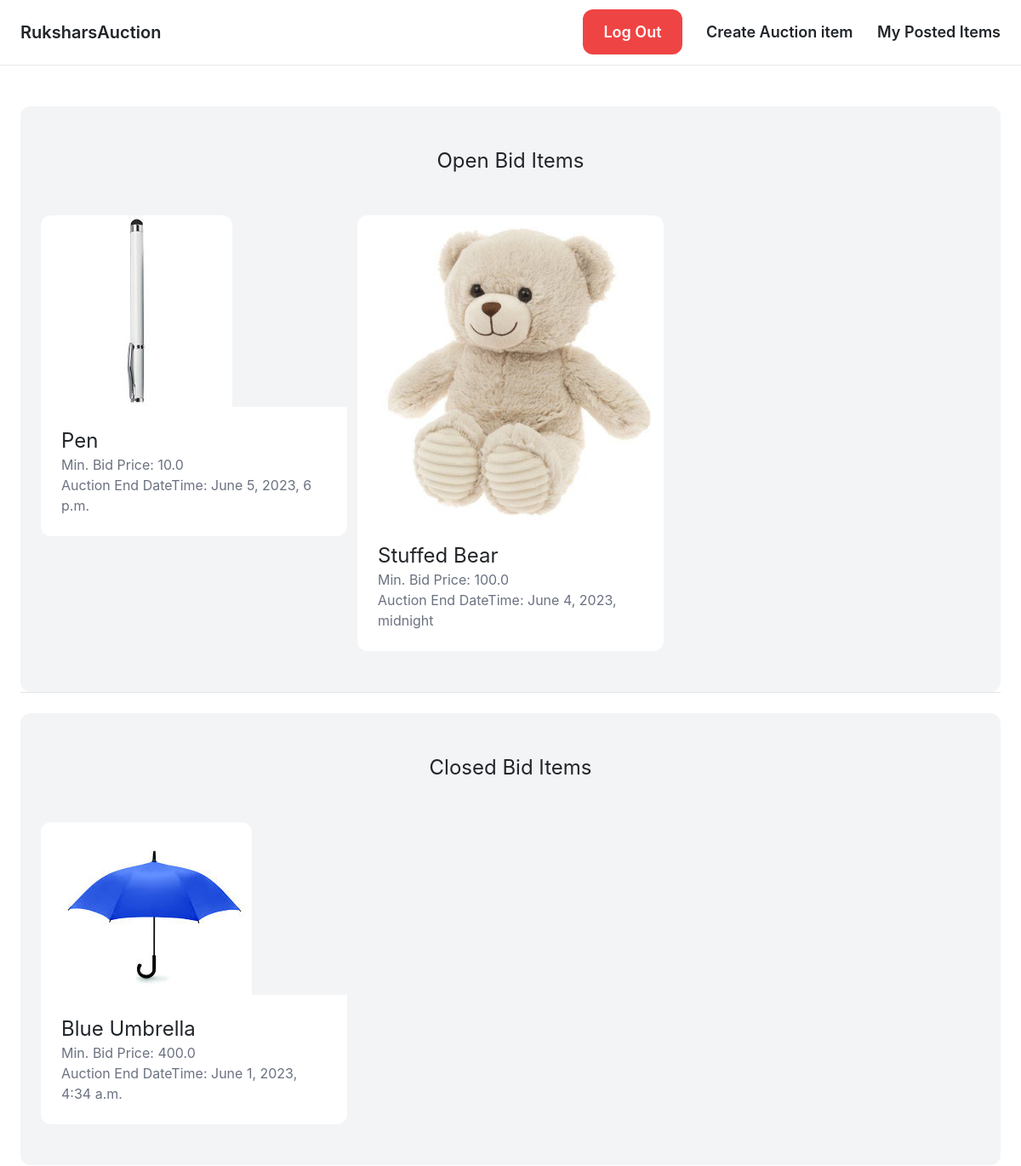
The app's page / (signed in, upper part), older data.
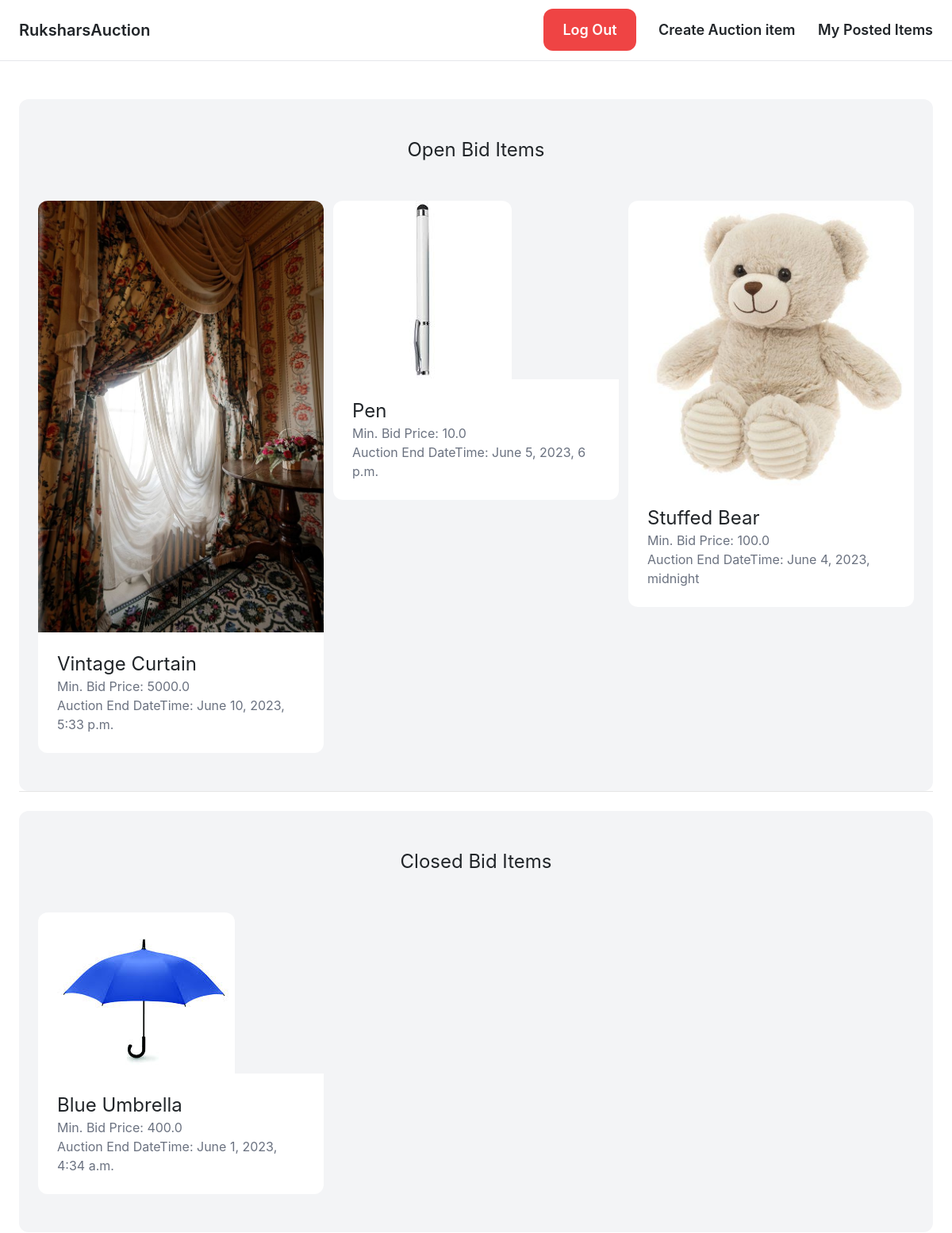
The same page, newer data.
### item/models.py (models this page shows, shortened)
class Item(models.Model):
    name = models.CharField(max_length=255)
    description = models.TextField(blank=True, null=True)
    minimum_bid_price = models.FloatField()
    image = models.ImageField(upload_to='item_images',blank=True, null=True)
    is_bid_close = models.BooleanField(default=False)
    created_by = models.ForeignKey(CustomUser, related_name='items', on_delete=models.CASCADE)
    created_at = models.DateTimeField(auto_now_add=True)
    auction_end_datetime = models.DateTimeField()

### core/views.py (the view)
# urls.py: path('', views.index, name='index'),
@login_required
def index(request):
    items_need_to_close_bid= Item.objects.filter(is_bid_close=False,auction_end_datetime__lte=timezone.now())
    print('Items whose bids are now closing:')
    for item in items_need_to_close_bid:
        print(item.name)
        item.is_bid_close = True #closing the bid
        item.save()
    items_bid_open = Item.objects.filter(is_bid_close=False,auction_end_datetime__gt=timezone.now()).order_by('-auction_end_datetime')
    items_bid_close = Item.objects.filter(is_bid_close=True)
    return render(request, 'core/index.html', {
        'items_bid_open': items_bid_open,
        'items_bid_close': items_bid_close,
    })

### core/templates/core/index.html (shortened to what this page needs)
{% extends 'core/base.html' %}
{% block content %}
    <div class="mt-6 px-6 py-12 bg-gray-100 rounded-xl">
        <h2 class="mb-12 text-2xl text-center">Open Bid Items</h2>
        <div class="grid grid-cols-3 gap-3">
            {% for item in items_bid_open %}
                <div>
                    <a href="{% url 'item:detail' item.id %}">
                        <div>
                            <img src="{{ item.image.url }}" class="rounded-t-xl">
                        </div>
                        <div class="p-6 bg-white rounded-b-xl">
                            <h2 class="text-2xl">{{ item.name }}</h2>
                            <p class="text-gray-500">Min. Bid Price: {{ item.minimum_bid_price }}</p>
                            <p class="text-gray-500">Auction End DateTime: {{ item.auction_end_datetime }}</p>
                        </div>
                    </a>
                </div>
            {% endfor %}
        </div>
    </div>
    <hr>
    <div class="mt-6 px-6 py-12 bg-gray-100 rounded-xl">
        <h2 class="mb-12 text-2xl text-center">Closed Bid Items</h2>
        <div class="grid grid-cols-3 gap-3">
            {% for item in items_bid_close %}
                <div>
                    <a href="{% url 'item:detail' item.id %}">
                        <div>
                            <img src="{{ item.image.url }}" class="rounded-t-xl">
                        </div>
                        <div class="p-6 bg-white rounded-b-xl">
                            <h2 class="text-2xl">{{ item.name }}</h2>
                            <p class="text-gray-500">Min. Bid Price: {{ item.minimum_bid_price }}</p>
                            <p class="text-gray-500">Auction End DateTime: {{ item.auction_end_datetime }}</p>
                        </div>
                    </a>
                </div>
            {% endfor %}
        </div>
    </div>
{% endblock %}

Row changes from the older to the newer data that the page shows:
added Item: image (picture), name "Vintage Curtain", minimum_bid_price "5000.0", auction_end_datetime "June 10, 2023, 5:33 p.m.", shown under "Open Bid Items"
